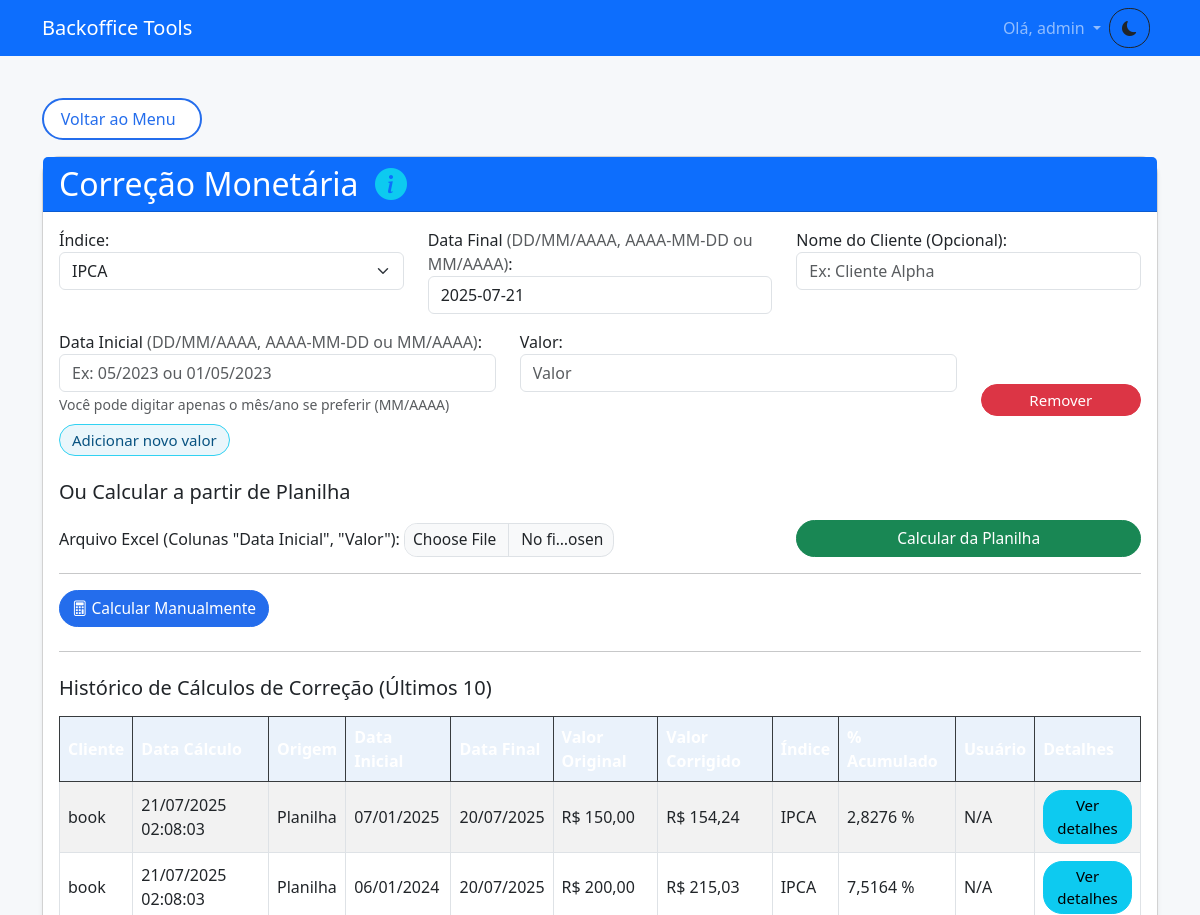
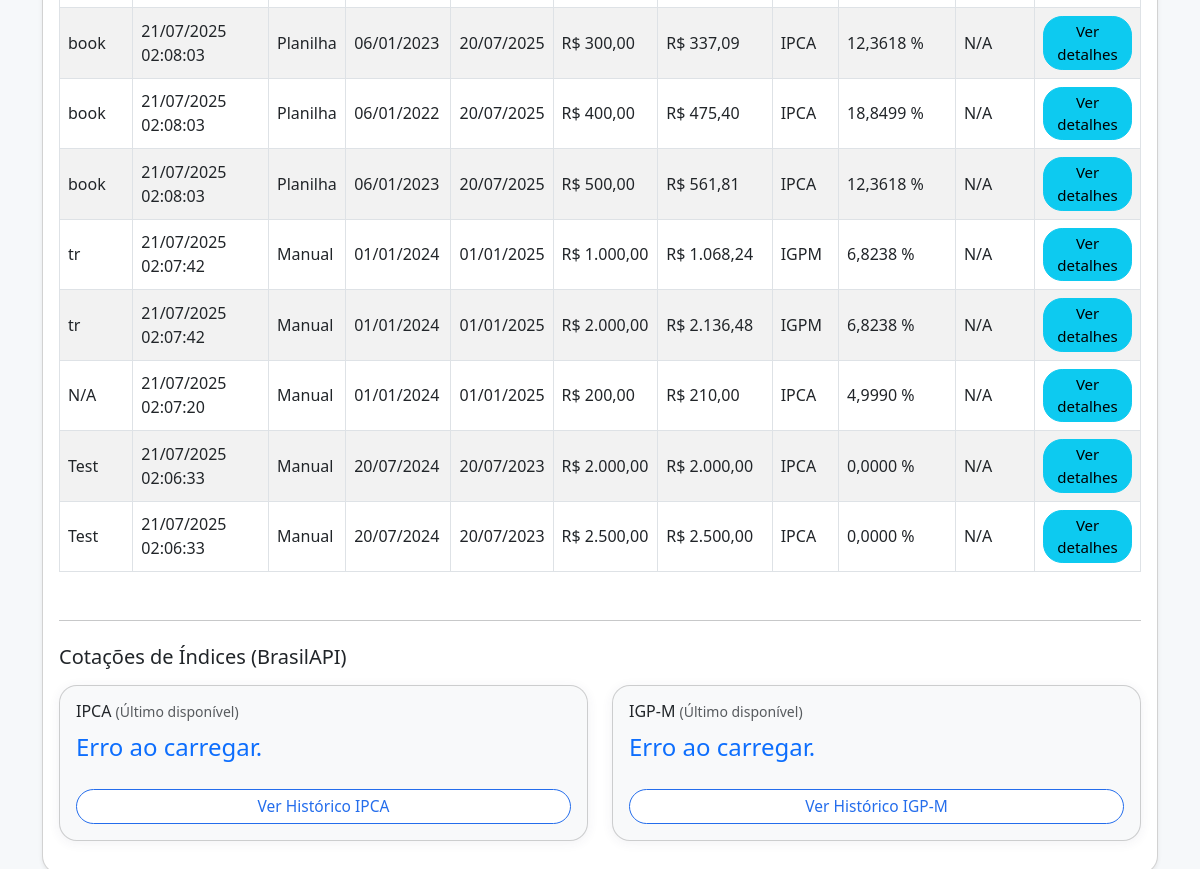
Page /correcao-valores (signed in) on the earlier database version (2 pictures, top to bottom).
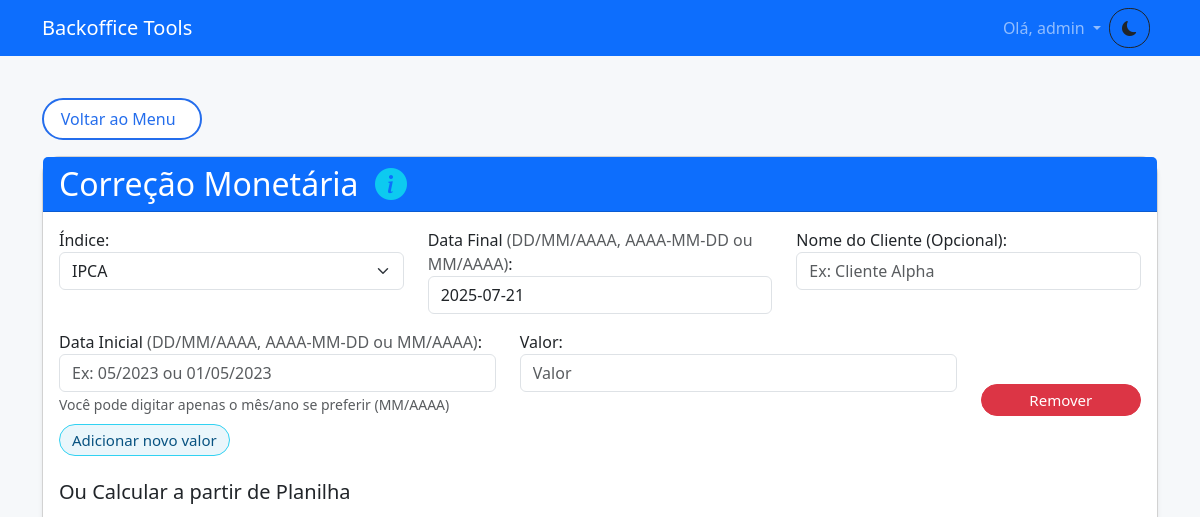
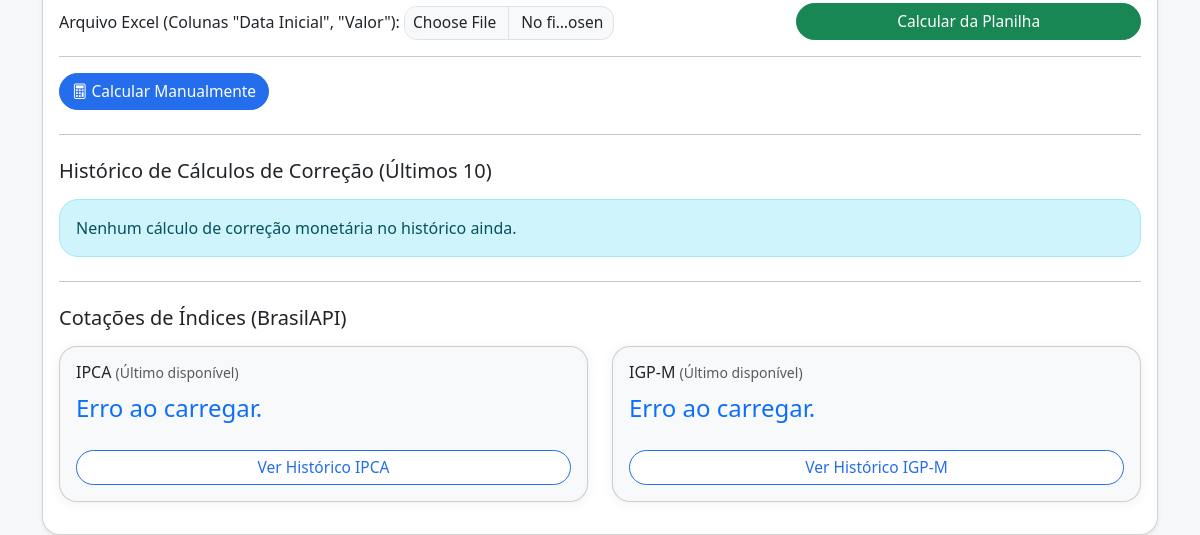
Same page on the later database version (2 pictures, top to bottom).
### models.py (models this page shows, shortened)
class CorrecaoMonetariaHistorico(db.Model):
    id = db.Column(db.Integer, primary_key=True)
    user_id = db.Column(db.Integer, db.ForeignKey('user.id'), nullable=False)
    user = db.relationship('User', backref=db.backref('correcoes_monetarias', lazy=True))
    nome_cliente = db.Column(db.String(255), nullable=True)
    data_calculo = db.Column(db.DateTime, default=datetime.utcnow)
    indice_utilizado = db.Column(db.String(20), nullable=False)
    data_inicial = db.Column(db.Date, nullable=False)
    data_final = db.Column(db.Date, nullable=False)
    valor_original = db.Column(db.Float, nullable=False)
    valor_corrigido = db.Column(db.Float, nullable=False)
    percentual_acumulado = db.Column(db.Float, nullable=False)
    fator_acumulado = db.Column(db.Float, nullable=False)
    origem_calculo = db.Column(db.String(50), nullable=False)
    detalhes_erro = db.Column(db.Text, nullable=True)

### app.py (the view, shortened to what this page needs)
@app.route('/correcao-valores', methods=['GET', 'POST'])
@permission_required('can_access_correcao_valores') # Acesso à correção monetária
def correcao_valores():
    resultado = None
    indices = ['IPCA', 'IGPM']
    nome_cliente_formulario = None # Para manter o nome digitado no formulário após post
    if 'username' not in session:
        return redirect(url_for('login'))
    user = User.query.filter_by(username=session['username']).first()
    user_id = user.id if user else None
    if user and user.role.can_manage_users: # Se o usuário for admin, vê todos os históricos
        historicos_db = CorrecaoMonetariaHistorico.query.order_by(CorrecaoMonetariaHistorico.data_calculo.desc()).limit(10).all() # Limita para não sobrecarregar
    else: # Usuário comum vê apenas os seus
        historicos_db = CorrecaoMonetariaHistorico.query.filter_by(user_id=user_id).order_by(CorrecaoMonetariaHistorico.data_calculo.desc()).limit(10).all()
    historico_para_template = []
    for h in historicos_db:
        historico_para_template.append({
            'id': h.id,
            'nome_cliente': h.nome_cliente if h.nome_cliente else 'N/A',
            'data_calculo': h.data_calculo.strftime('%d/%m/%Y %H:%M:%S'),
            'data_inicial': h.data_inicial.strftime('%d/%m/%Y'),
            'data_final': h.data_final.strftime('%d/%m/%Y'),
            'valor_original': h.valor_original,
            'valor_corrigido': h.valor_corrigido,
            'indice_utilizado': h.indice_utilizado,
            'percentual_acumulado': h.percentual_acumulado,
            'fator_acumulado': h.fator_acumulado,
            'origem_calculo': h.origem_calculo,
            'erro': h.detalhes_erro # Se houver um erro registrado
        })
    hoje = datetime.now().strftime('%Y-%m-%d')
    return render_template(
        'correcao_valores.html',
        indices=indices,
        hoje=hoje,
        resultado=temp_results if 'temp_results' in locals() else None, # Exibe os resultados do último POST
        nome_cliente_resultado=nome_cliente_formulario, # Exibe o nome do cliente do último POST
        historico_calculos=historico_para_template # Exibe o histórico salvo
    )

### app.py (called while the page is built)
def permission_required(permission_name):
    def decorator(f):
        @wraps(f)
        def decorated_function(*args, **kwargs):
            if 'username' not in session:
                flash('Você precisa estar logado para acessar esta funcionalidade.', 'danger')
                return redirect(url_for('login'))
            user = User.query.filter_by(username=session['username']).first()
            if user and hasattr(user.role, permission_name) and getattr(user.role, permission_name):
                return f(*args, **kwargs)
            else:
                flash('Você não tem permissão para realizar esta ação ou acessar esta página.', 'danger')
                return redirect(url_for('menu')) # Ou abort(403)
        return decorated_function
    return decorator

@app.template_filter('br_decimal')
def br_decimal(value, casas=2):
    try:
        float_value = float(value)
        formato = f"{{:.{casas}f}}".format(float_value)
        return formato.replace('.', ',')
    except (ValueError, TypeError):
        return str(value)

@app.template_filter('moeda_br')
def moeda_br(value):
    try:
        return f"R$ {float(value):,.2f}".replace(",", "X").replace(".", ",").replace("X", ".")
    except (ValueError, TypeError):
        return str(value)

### templates/correcao_valores.html (shortened to what this page needs)
{% extends "base.html" %}
{% block content %}
<a href="{{ url_for('menu') }}" class="btn btn-outline-primary mb-3">Voltar ao Menu</a>
<div class="card shadow-sm">
    <div class="card-header bg-primary text-white">
        <h2 class="mb-0">
            Correção Monetária
            <i class="bi bi-info-circle-fill text-info ms-2"
               tabindex="0"
               data-bs-toggle="tooltip"
               data-bs-placement="right"
               title="Agora você pode preencher datas completas (DD/MM/AAAA ou AAAA-MM-DD) OU apenas mês/ano (MM/AAAA). Para MM/AAAA, será considerado o mês todo."></i>
        </h2>
    </div>
    <div class="card-body">
        <form method="post" id="correcaoForm" enctype="multipart/form-data">
            <div class="row mb-3">
                <div class="col-md-4">
                    <label>Índice:</label>
                    <select name="indice" class="form-select">
                        {% for i in indices %}
                        <option value="{{ i }}">{{ i }}</option>
                        {% endfor %}
                    </select>
                </div>
                <div class="col-md-4">
                    <label>Data Final <span class="text-muted">(DD/MM/AAAA, AAAA-MM-DD ou MM/AAAA)</span>:</label>
                    <input type="text" name="data_final" class="form-control" required value="{{ hoje }}" placeholder="Ex: 05/2023 ou 31/05/2023">
                </div>
                <div class="col-md-4">
                    <label>Nome do Cliente (Opcional):</label>
                    <input type="text" name="nome_cliente" class="form-control" placeholder="Ex: Cliente Alpha">
                </div>
            </div>
            <div id="valores-dinamicos">
                <div class="row mb-2">
                    <div class="col-md-5">
                        <label>Data Inicial <span class="text-muted">(DD/MM/AAAA, AAAA-MM-DD ou MM/AAAA)</span>:</label>
                        <input type="text" name="data_inicial[]" class="form-control" required placeholder="Ex: 05/2023 ou 01/05/2023">
                        <small class="text-muted">Você pode digitar apenas o mês/ano se preferir (MM/AAAA)</small>
                    </div>
                    <div class="col-md-5">
                        <label>Valor:</label>
                        <input type="number" step="0.01" name="valor[]" class="form-control" placeholder="Valor" required>
                    </div>
                    <div class="col-md-2 d-flex align-items-end">
                        <button type="button" class="btn btn-danger btn-sm w-100" onclick="removeLinha(this)">Remover</button>
                    </div>
                </div>
            </div>
            <button type="button" class="btn btn-outline-secondary btn-sm me-2" onclick="addLinha()">Adicionar novo valor</button>
            <h5 class="mt-4 mb-3">Ou Calcular a partir de Planilha</h5>
            <div class="row mb-3 align-items-end">
                <div class="col-md-8">
                    <label for="file_correcao" class="form-label">Arquivo Excel (Colunas "Data Inicial", "Valor"):</label>
                    <input type="file" name="file_correcao" id="file_correcao" class="form-control" accept=".xls,.xlsx">
                </div>
                <div class="col-md-4 d-grid">
                    <button type="submit" class="btn btn-success" name="acao" value="upload_planilha">Calcular da Planilha</button>
                </div>
            </div>
            <hr>
            <button type="submit" class="btn btn-primary" name="acao" value="calcular_manual">
                <i class="bi bi-calculator"></i> Calcular Manualmente
            </button>
        </form>
        <hr class="mt-4 mb-4">
        <h5 class="mb-3">Histórico de Cálculos de Correção (Últimos 10)</h5>
        {% if historico_calculos %}
        <div class="table-responsive">
            <table class="table table-striped table-bordered">
                <thead class="table-dark">
                    <tr>
                        <th>Cliente</th>
                        <th>Data Cálculo</th>
                        <th>Origem</th>
                        <th>Data Inicial</th>
                        <th>Data Final</th>
                        <th>Valor Original</th>
                        <th>Valor Corrigido</th>
                        <th>Índice</th>
                        <th>% Acumulado</th>
                        <th>Usuário</th>
                        <th>Detalhes</th>
                    </tr>
                </thead>
                <tbody>
                    {% for h in historico_calculos %}
                    <tr class="{{ 'table-danger' if h.erro else '' }}">
                        <td>{{ h.nome_cliente }}</td>
                        <td>{{ h.data_calculo }}</td>
                        <td>{{ h.origem_calculo }}</td>
                        <td>{{ h.data_inicial }}</td>
                        <td>{{ h.data_final }}</td>
                        <td>{{ h.valor_original|moeda_br }}</td>
                        <td>{{ h.valor_corrigido|moeda_br }}</td>
                        <td>{{ h.indice_utilizado }}</td>
                        <td>{{ h.percentual_acumulado|br_decimal(4) }} %</td>
                        <td>{{ h.user.username if h.user else 'N/A' }}</td>
                        <td>
                            {% if h.erro %}
                                <span class="text-danger">{{ h.erro }}</span>
                            {% else %}
                                <button type="button" class="btn btn-info btn-sm" data-bs-toggle="modal" data-bs-target="#historicoDetalheModal{{ h.id }}">
                                    Ver detalhes
                                </button>
                            {% endif %}
                        </td>
                    </tr>
                    {% endfor %}
                </tbody>
            </table>
        </div>
        {% else %}
        <div class="alert alert-info">
            Nenhum cálculo de correção monetária no histórico ainda.
        </div>
        {% endif %}
        <hr class="mt-4 mb-4">
        <h5 class="mb-3">Cotações de Índices (BrasilAPI)</h5>
        <div class="row">
            <div class="col-md-6 mb-3">
                <div class="card card-body bg-light">
                    <h6 class="card-title">IPCA <small class="text-muted">(Último disponível)</small></h6>
                    <p class="card-text fs-4 text-primary" id="ipca_current">Carregando...</p>
                    <button type="button" class="btn btn-outline-primary btn-sm mt-2" data-bs-toggle="modal" data-bs-target="#modalIpcaHistorico">
                        Ver Histórico IPCA
                    </button>
                </div>
            </div>
            <div class="col-md-6 mb-3">
                <div class="card card-body bg-light">
                    <h6 class="card-title">IGP-M <small class="text-muted">(Último disponível)</small></h6>
                    <p class="card-text fs-4 text-primary" id="igpm_current">Carregando...</p>
                    <button type="button" class="btn btn-outline-primary btn-sm mt-2" data-bs-toggle="modal" data-bs-target="#modalIgpmHistorico">
                        Ver Histórico IGP-M
                    </button>
                </div>
            </div>
        </div>
    </div>
</div>
{% endblock %}

### templates/base.html (shortened to what this page needs)
<!DOCTYPE html>
<html lang="pt-BR">
<head>
    <link href="https://cdn.jsdelivr.net/npm/bootstrap@5.3.0/dist/css/bootstrap.min.css" rel="stylesheet">
    <link rel="stylesheet" href="https://cdn.jsdelivr.net/npm/bootstrap-icons@1.8.0/font/bootstrap-icons.css">
    <link rel="stylesheet" href="{{ url_for('static', filename='styles.css') }}">
</head>
<body class="{% if request.path == url_for('login') %}login-page{% endif %}">
    {% if 'username' in session or request.path == url_for('login') %}
    <nav class="navbar navbar-expand-lg navbar-dark bg-primary">
        <div class="container">
            <a class="navbar-brand" href="{{ url_for('home') }}">Backoffice Tools</a>
            <div class="navbar-nav ms-auto">
                {% if 'username' in session %}
                    <div class="nav-item dropdown">
                        <a class="nav-link dropdown-toggle" href="#" id="navbarDropdownUser" role="button" data-bs-toggle="dropdown" aria-expanded="false">
                            Olá, {{ session['username'] }}
                        </a>
                    </div>
                    <button id="darkModeToggle" class="btn btn-sm {% if body_classes and 'dark-mode' in body_classes %}btn-outline-light{% else %}btn-outline-dark{% endif %} me-2">
                        <i class="bi {% if body_classes and 'dark-mode' in body_classes %}bi-sun-fill{% else %}bi-moon-fill{% endif %}"></i>
                    </button>
                {% else %}
                    <button id="darkModeToggle" class="btn btn-sm btn-outline-light me-2">
                        <i class="bi bi-moon-fill"></i>
                    </button>
                {% endif %}
            </div>
        </div>
    </nav>
    {% endif %}
    <div class="container mt-4">
        {% block content %}{% endblock %}
    </div>
</body>
</html>

### static/styles.css (style rules this page uses)
body { background-color: #f6f8fa; font-family: 'Segoe UI', Arial, sans-serif; }
.card { border-radius: 18px; box-shadow: 0 2px 12px rgba(50, 60, 100, 0.07); }
.card-header { border-radius: 18px 18px 0 0; font-size: 1.15rem; font-weight: 500; }
.btn, .btn-primary, .btn-outline-primary, .btn-outline-info, .btn-outline-success, .btn-outline-warning, .btn-outline-secondary { border-radius: 1.2rem !important; font-weight: 500; font-size: 0.97rem; transition: background 0.18s; box-shadow: none !important; }
.btn-outline-info, .btn-outline-secondary { color: #095381 !important; border-color: #31d2f2 !important; background-color: #eaf6fb !important; }
.btn-primary, .btn-outline-primary { background-color: #246dec; border-color: #246dec; color: #fff !important; }
.btn-sm { padding: 0.22rem 0.75rem; font-size: 0.94rem; border-radius: 1.2rem; }
a.btn-outline-primary.mb-3 { font-size: 1rem; padding: 0.44rem 1.5rem 0.44rem 1.05rem; border-radius: 1.7rem !important; margin-bottom: 1.3rem; margin-top: 1.1rem; background: #fff; font-weight: 500; border: 2px solid #246dec; color: #246dec !important; transition: background 0.13s, color 0.13s; }
input[type="file"].form-control { padding: 0.2rem 0.5rem; height: 2.1rem; font-size: 0.97rem; max-width: 210px; background: #f8f9fa; border-radius: 0.8rem; border: 1px solid #dee2e6; display: inline-block; margin-right: 10px; }
.form-label { font-weight: 500; margin-bottom: 0.3rem; }
.btn-edit-feriados, #btnFeriados, .btn-modal, .btn-outline-primary { background: #fff; color: #246dec !important; border: 1.5px solid #246dec; border-radius: 1.2rem !important; font-weight: 500; padding: 0.3rem 1.1rem; font-size: 0.97rem; margin-bottom: 0.3em; transition: background .15s, color .15s; }
.alert { border-radius: 1.2rem; }
.btn-outline-primary, .btn-primary, .btn-warning, .btn-success, .btn-secondary { min-width: 120px; }
.btn-outline-primary[data-bs-toggle="modal"] { display: inline-block !important; margin-bottom: 0 !important; }

### templates/base.html (style rules this page uses)
:root { --bg-light: #f8f9fa; --text-light: #212529; --card-light: #ffffff; --primary-light: #0d6efd; --secondary-light: #6c757d; --bg-dark: #121212; --text-dark: #e0e0e0; --card-dark: #1e1e1e; --primary-dark: #1a4b8c; --secondary-dark: #495057; }

Differences in the rows shown:
removed CorrecaoMonetariaHistorico: nome_cliente "book", data_calculo "21/07/2025 02:08:03", origem_calculo "Planilha", data_inicial "07/01/2025", data_final "20/07/2025", valor_original|moeda_br "R$ 150,00", valor_corrigido|moeda_br "R$ 154,24", indice_utilizado "IPCA", percentual_acumulado|br_decimal "2,8276", user "N/A"
removed CorrecaoMonetariaHistorico: nome_cliente "book", data_calculo "21/07/2025 02:08:03", origem_calculo "Planilha", data_inicial "06/01/2024", data_final "20/07/2025", valor_original|moeda_br "R$ 200,00", valor_corrigido|moeda_br "R$ 215,03", indice_utilizado "IPCA", percentual_acumulado|br_decimal "7,5164", user "N/A"
removed CorrecaoMonetariaHistorico: nome_cliente "book", data_calculo "21/07/2025 02:08:03", origem_calculo "Planilha", data_inicial "06/01/2023", data_final "20/07/2025", valor_original|moeda_br "R$ 300,00", valor_corrigido|moeda_br "R$ 337,09", indice_utilizado "IPCA", percentual_acumulado|br_decimal "12,3618", user "N/A"
removed CorrecaoMonetariaHistorico: nome_cliente "book", data_calculo "21/07/2025 02:08:03", origem_calculo "Planilha", data_inicial "06/01/2022", data_final "20/07/2025", valor_original|moeda_br "R$ 400,00", valor_corrigido|moeda_br "R$ 475,40", indice_utilizado "IPCA", percentual_acumulado|br_decimal "18,8499", user "N/A"
removed CorrecaoMonetariaHistorico: nome_cliente "book", data_calculo "21/07/2025 02:08:03", origem_calculo "Planilha", data_inicial "06/01/2023", data_final "20/07/2025", valor_original|moeda_br "R$ 500,00", valor_corrigido|moeda_br "R$ 561,81", indice_utilizado "IPCA", percentual_acumulado|br_decimal "12,3618", user "N/A"
removed CorrecaoMonetariaHistorico: nome_cliente "tr", data_calculo "21/07/2025 02:07:42", origem_calculo "Manual", data_inicial "01/01/2024", data_final "01/01/2025", valor_original|moeda_br "R$ 1.000,00", valor_corrigido|moeda_br "R$ 1.068,24", indice_utilizado "IGPM", percentual_acumulado|br_decimal "6,8238", user "N/A"
removed CorrecaoMonetariaHistorico: nome_cliente "tr", data_calculo "21/07/2025 02:07:42", origem_calculo "Manual", data_inicial "01/01/2024", data_final "01/01/2025", valor_original|moeda_br "R$ 2.000,00", valor_corrigido|moeda_br "R$ 2.136,48", indice_utilizado "IGPM", percentual_acumulado|br_decimal "6,8238", user "N/A"
removed CorrecaoMonetariaHistorico: nome_cliente "N/A", data_calculo "21/07/2025 02:07:20", origem_calculo "Manual", data_inicial "01/01/2024", data_final "01/01/2025", valor_original|moeda_br "R$ 200,00", valor_corrigido|moeda_br "R$ 210,00", indice_utilizado "IPCA", percentual_acumulado|br_decimal "4,9990", user "N/A"
removed CorrecaoMonetariaHistorico: nome_cliente "Test", data_calculo "21/07/2025 02:06:33", origem_calculo "Manual", data_inicial "20/07/2024", data_final "20/07/2023", valor_original|moeda_br "R$ 2.000,00", valor_corrigido|moeda_br "R$ 2.000,00", indice_utilizado "IPCA", percentual_acumulado|br_decimal "0,0000", user "N/A"
removed CorrecaoMonetariaHistorico: nome_cliente "Test", data_calculo "21/07/2025 02:06:33", origem_calculo "Manual", data_inicial "20/07/2024", data_final "20/07/2023", valor_original|moeda_br "R$ 2.500,00", valor_corrigido|moeda_br "R$ 2.500,00", indice_utilizado "IPCA", percentual_acumulado|br_decimal "0,0000", user "N/A"
Other differences:
text now shown: "Nenhum cálculo de correção monetária no histórico ainda."
